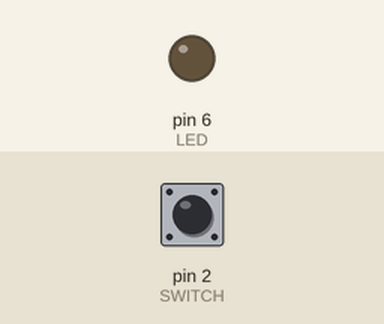
Recording of a sketch running on a simulated Arduino Uno, built with avr-gcc and run on an emulated ATmega328P. On the bench: output pins drawn as LEDs (lit = HIGH). Inputs (shaded band) come from the test bench; at power-on: pin 2 (SWITCH) LOW.

Above: at 1.2 s.
1.3 s: pin 2 (SWITCH) pulled HIGH for 0.15 s
At 2.3 s:
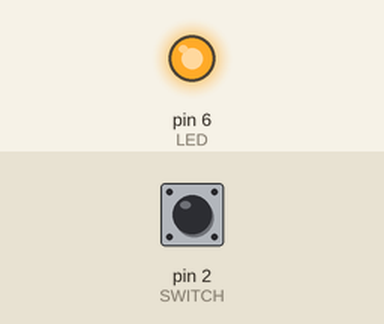
2.9 s: pin 2 (SWITCH) pulled HIGH for 1 s
At 4.4 s:
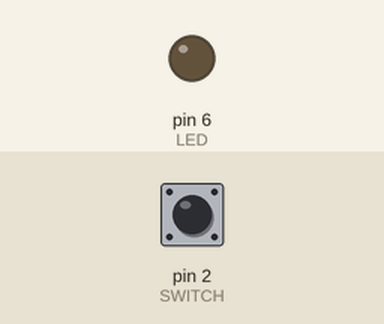
5.4 s: pin 2 (SWITCH) pulled HIGH for 3.2 s
At 9.3 s:
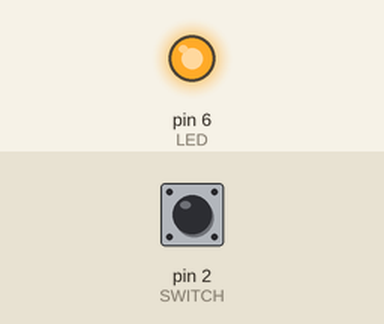
Timing chart, 0 to 10.8 s (numbered marks = the images above; inputs shaded):
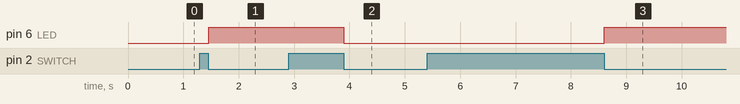

Measured:
- after the input at 1.3 s, pin 6 (LED): LOW → HIGH after 0.16 s
- after the input at 2.9 s, pin 6 (LED): HIGH → LOW after 1.0 s
- after the input at 5.4 s, pin 6 (LED): LOW → HIGH after 3.2 s

The sketch:

lab4-2-gpio-input-debouncing.ino
```cpp
#define SWITCH (2)
#define LED (6)

#define HIGH (1)
#define LOW (0)

byte ledState = LOW;
byte prevSWState = LOW;
byte swState = LOW;

void setup() {
  // Setup the GPIO pins.
  pinMode(SWITCH, INPUT);
  pinMode(LED, OUTPUT);

  digitalWrite(LED, ledState);
}

void loop() {
  swState = digitalRead(SWITCH);

  if (swState) {
    // Arduino detects that the button has been pressed.
    // To de-bounce, delay 20 ms.
    delay(20);

    // After 20 ms, read the button status again.
    // If the button status is still pressed,
    // the status of LED will be changed.
    byte swTmpState = digitalRead(SWITCH);

    if (swState == swTmpState) {
      prevSWState = swState;
    }
  }

  if (swState != prevSWState) {
    ledState = !ledState;
    digitalWrite(LED, ledState);
    prevSWState = LOW;
  }
}
```
